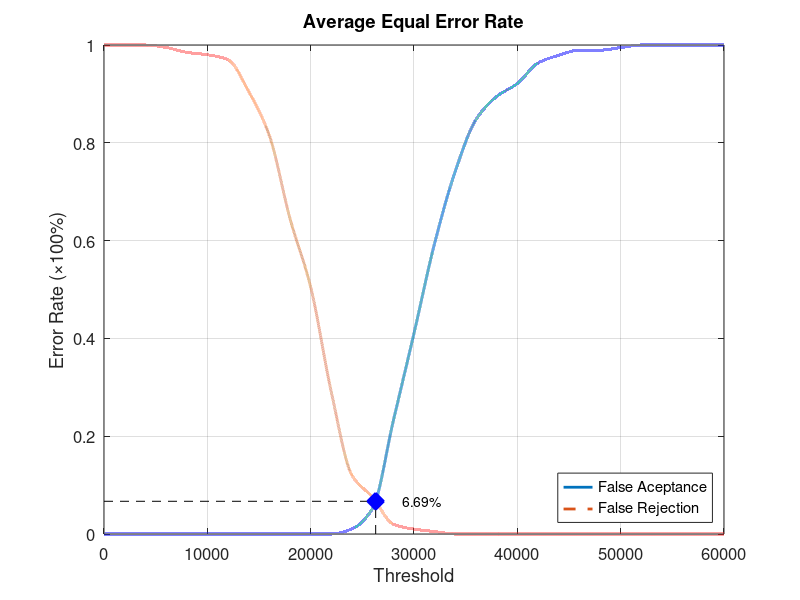
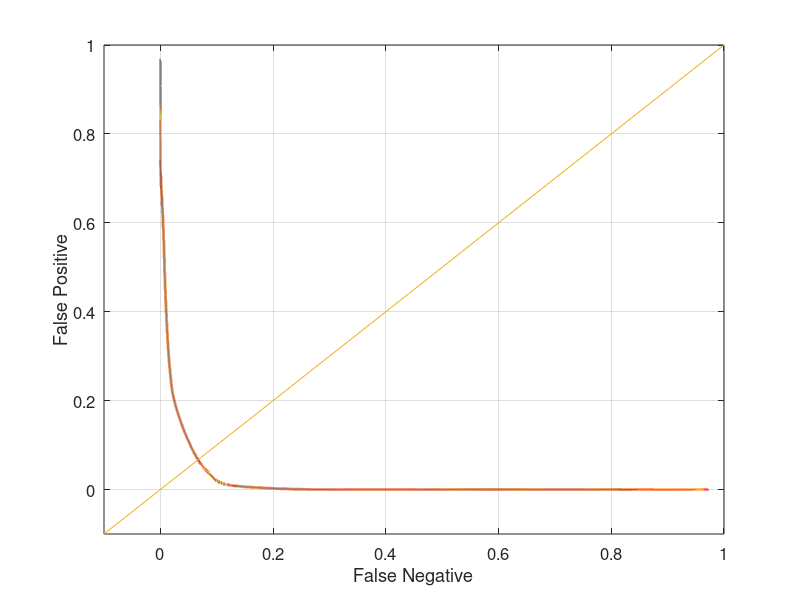

These figures' MATLAB source, in order:
function yEER = Database4_4
close all;
clear;
clc;
x = 0:2000:60000;
xq = 0:0.5:60000;

y0 = [0 0 0 0 0 0 0 0 0 0 0 0 0.0105263 0.0526316 0.231579 0.410526 0.594737 0.742105 0.847368 0.894737 0.921053 0.963158 0.978947 0.989474 0.989474 0.994737 1 1 1 1 1];
yy0 = interp1(x, y0, xq, 'pchip');
y1 = [1 1 1 0.995 0.985 0.98 0.97 0.905 0.815 0.645 0.505 0.29 0.12 0.075 0.02 0.01 0.005 0 0 0 0 0 0 0 0 0 0 0 0 0 0];
yy1 = interp1(x, y1, xq, 'pchip');

% Calculating EER: 
y2 = abs(y0 - y1);
find(y2 == min(y2))
yy2 = abs(yy0 - yy1);
xEER = find(yy2 == min(yy2));
xEERIndex = xq(xEER) % X-axis EER
yEER = yy0(xEER) % Y-axis EER

main = figure
plot(xq, yy0,'-','LineWidth', 2);	hold on
plot(xq, yy1,'--','LineWidth', 2);	hold on
plot([xEERIndex xEERIndex], [0 yEER], 'k--');	hold on
plot([0 xEERIndex], [yEER yEER], 'k--');	hold on
plot(xEERIndex, yEER, 'bx', 'LineWidth', 10);	hold on
text(xEERIndex + 10 * xEERIndex / 100, yEER, [num2str(round((10000 * yEER)) / 100) '%'])
legend('False Aceptance', 'False Rejection', 'Location', 'SouthEast')
xlabel('Threshold')
ylabel('Error Rate (\times100%)')
title('Average Equal Error Rate')
set(gca, 'FontSize', 12)
axis([0 60000 0 1])
grid on

print(main, 'Database4_4Main', '-dpng');
FNRxFPR = figure('Color', [1 1 1]);
plot(yy1, yy0, '-', yy1, yy0, 'LineWidth', 2);
hold on
y = -0.1:0.1:1
plot(y, y); 
set(gca, 'FontSize', 12)
xlabel('False Negative')
ylabel('False Positive')
axis([-0.1 1 -0.1 1])
set(gca, 'FontSize', 12)
grid on

print(FNRxFPR, 'Database4_4FNRxFPR','-dpng');
end
